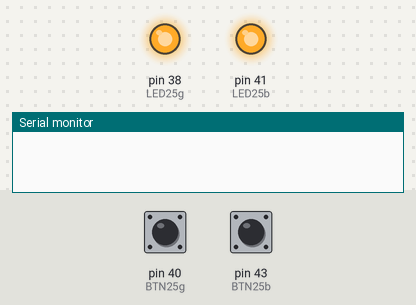
The sketch below on a simulated Arduino Mega 2560, built with avr-gcc and run on an emulated ATmega2560. Shown: output pins drawn as LEDs (lit = HIGH), the last lines printed to the serial monitor. The test bench sets the inputs (shaded band); at power-on: pin 40 (BTN25g) HIGH, pin 43 (BTN25b) HIGH.

Above: at 1.2 s.
1.3 s: pin 40 (BTN25g) pulled LOW for 0.15 s
At 1.37 s:
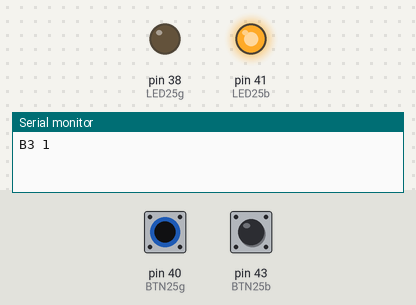
2.9 s: pin 43 (BTN25b) pulled LOW for 0.15 s
At 2.97 s:
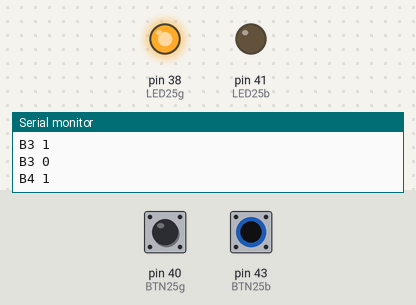
4.5 s: pin 43 (BTN25b) pulled LOW for 3.2 s
At 8.9 s:
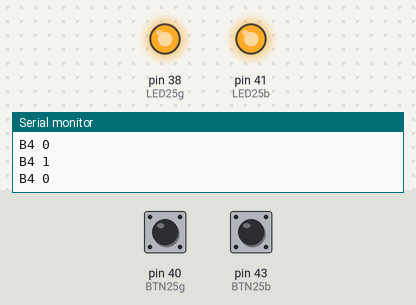
9.2 s: pin 40 (BTN25g) pulled LOW for 3.2 s
At 10.2 s:
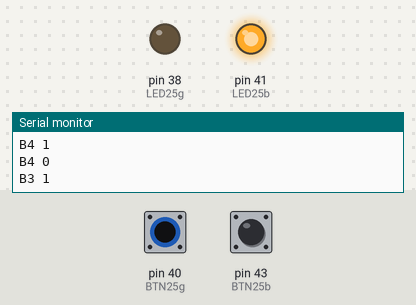
13.9 s: pin 40 (BTN25g) driven LOW and pin 43 (BTN25b) driven LOW
At 15.0 s:
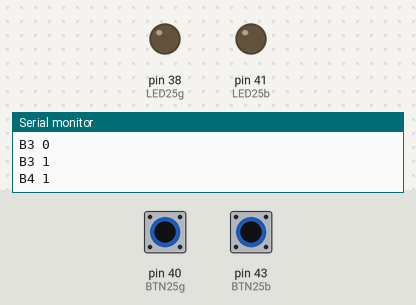
Timing chart, 0 to 16.4 s (numbered marks = the images above; inputs shaded):
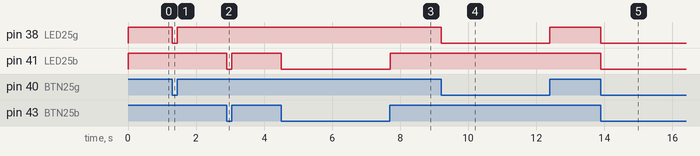

The sketch:

_11_ArcadeButtons.ino
```cpp
int LED25g = 38;
int BTN25g = 40;
int BTNV25g;
bool BTN25gpresstate = 0;

int LED25b = 41;
int BTN25b = 43;
int BTNV25b;
bool BTN25bpresstate = 0;

void setup() {
  // put your setup code here, to run once:
  pinMode(BTN25g, INPUT_PULLUP);
  pinMode(BTN25b, INPUT_PULLUP);
  pinMode(LED25g, OUTPUT);
  pinMode(LED25b, OUTPUT);
  digitalWrite(LED25g, HIGH);
  digitalWrite(LED25b, HIGH);
  Serial.begin(9600);
}

void loop() {
  // put your main code here, to run repeatedly:

  BTNV25g = digitalRead(BTN25g);
  BTNV25b = digitalRead(BTN25b);

  if (BTNV25g == LOW && BTN25gpresstate == 0) {
    digitalWrite(LED25g, LOW);
    Serial.println("B3 1");
    BTN25gpresstate = 1;
  }
  else if (BTNV25g == HIGH && BTN25gpresstate == 1) {
    digitalWrite(LED25g, HIGH);
    Serial.println("B3 0");
    BTN25gpresstate = 0;
  }
  if (BTNV25b == LOW && BTN25bpresstate == 0) {
    digitalWrite(LED25b, LOW);
    Serial.println("B4 1");
    BTN25bpresstate = 1;
  }
  else if (BTNV25b == HIGH && BTN25bpresstate == 1) {
    digitalWrite(LED25b, HIGH);
    Serial.println("B4 0");
    BTN25bpresstate = 0;
  }
  delay(2);
//  */
}
```

Measured:
- after the input at 1.3 s, pin 38 (LED25g): HIGH → LOW at once, → HIGH 0.15 s later
- after the input at 2.9 s, pin 41 (LED25b): HIGH → LOW at once, → HIGH 0.15 s later
- after the input at 4.5 s, pin 41 (LED25b): HIGH → LOW at once, → HIGH 3.2 s later
- after the input at 9.2 s, pin 38 (LED25g): HIGH → LOW at once, → HIGH 3.2 s later
- after the input at 13.9 s, pin 38 (LED25g), pin 41 (LED25b): HIGH → LOW at once
